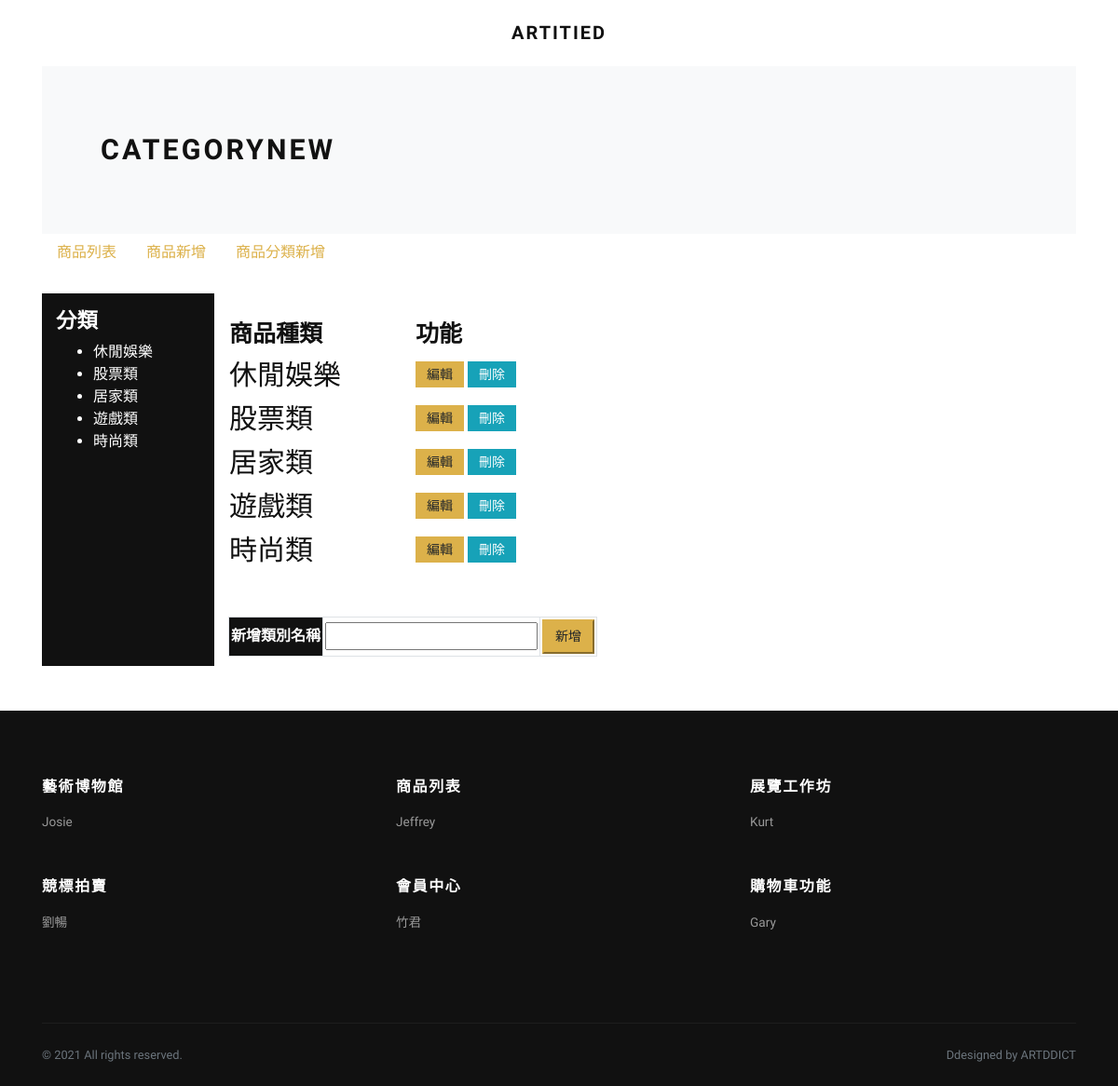
/artdict-little--main/category.php (signed in), run on the app's committed database.
### tables this page shows
CREATE TABLE `categories` (
  `categoryId` int(11) NOT NULL COMMENT '流水號',
  `categoryName` varchar(100) NOT NULL COMMENT '類別名稱',
  `categoryParentId` int(11) DEFAULT 0 COMMENT '上層編號',
  `created_at` datetime NOT NULL DEFAULT current_timestamp() COMMENT '新增時間',
  `updated_at` datetime NOT NULL DEFAULT current_timestamp() COMMENT '更新時間'
);

### artdict-little--main/category.php (the view, shortened to what this page needs)
<?php
require_once('./db.inc.php');
?>
<!DOCTYPE html>
<html>
<head>
    <?php
    require_once './template/linkTemplate.php';
    ?>
</head>
</head>
<body>
    <div class="page-holder">
        <header class="header bg-white">
            <div class="container px-0 px-lg-3">
                <nav class="navbar navbar-expand-lg navbar-light py-3 px-lg-0"><a class="navbar-brand" href="../index.php"><span class="font-weight-bold text-uppercase text-dark">ARTITIED</span></a>
                    <div class="collapse navbar-collapse" id="navbarSupportedContent">
                        <ul class="navbar-nav mr-auto">
                            <li class="nav-item">
                                <a class="nav-link" href="index.html"></a>
                            </li>
                            <li class="nav-item">
                                <a class="nav-link" href="shop.html"></a>
                            </li>
                            <li class="nav-item">
                                <a class="nav-link" href="detail.html"></a>
                            </li>
                            <ul class="navbar-nav ml-auto">
                                <li class="nav-item"><a class="nav-link" href="cart.html"> <i class="fas fa-dolly-flatbed mr-1 text-white"></i><small class="text-gray"></small></a></li>
                                <li class="nav-item"><a class="nav-link" href="#"> <i class="fas fa-user-alt mr-1 text-white"></i></a></li>
                            </ul>
                        </ul>
                    </div>
                </nav>
            </div>
        </header>
        <div class="container">
            <section class="py-5 bg-light">
                <div class="container">
                    <div class="row px-4 px-lg-5 py-lg-4 align-items-center">
                        <div class="col-lg-6">
                            <h1 class="h2 text-uppercase mb-0">categoryNew</h1>
                        </div>
                    </div>
                </div>
            </section>
        </div>
        <div class="container pb-5">
            <?php require_once('./templates/titles.php') ?>
            <div class="d-flex">
                <div class="col-md-2 col-sm-3 categories mt-4 whitewordcolor pt-3" style="height:400px">
                    <h4>分類</h4>
                    <?php
                    $sql = "SELECT `categoryId`, `categoryName` FROM `categories` ";
                    $stmt = $pdo->query($sql);
                    if ($stmt->rowCount() > 0) {
                        $arr = $stmt->fetchAll();
                    ?>
                        <ul>
                            <?php for ($i = 0; $i < count($arr); $i++) { ?>
                                <li>
                                    <a class="whitewordcolor" href="./admin.php?categoryId=<?php echo $arr[$i]['categoryId'] ?>">
                                        <?php echo $arr[$i]['categoryName'] ?>
                                    </a>
                                </li>
                            <?php } ?>
                        </ul>
                    <?php } ?>
                </div>
                <div class="col-md-10 col-sm-9 proList pt-5">
                    <table>
                        <?php
                        $sql = "SELECT `categoryId`, `categoryName` FROM `categories` ";
                        $stmt = $pdo->query($sql);
                        if ($stmt->rowCount() > 0) {
                            $arr = $stmt->fetchAll();
                        ?>
                            <thead>
                                <tr>
                                    <th style="font-size:25px">商品種類</th>
                                    <th style="font-size:25px">功能</th>
                                </tr>
                            </thead>
                            <tbody>
                                <?php for ($i = 0; $i < count($arr); $i++) { ?>
                                    <tr>
                                        <td class="word_size" style="width:200px">
                                            <?php echo $arr[$i]['categoryName'] ?>
                                        </td>
                                        <td>
                                            <a class="btn-sm btn-primary" href="./editCategory.php?editCategoryId=<?php echo $arr[$i]['categoryId'] ?>">編輯</a>
                                            <a class="btn-sm btn-info" href="./deleteCategory.php?deleteCategoryId=<?php echo $arr[$i]['categoryId'] ?>">刪除</a>
                                        </td>
                                    </tr>
                                <?php } ?>
                            <?php } ?>
                            </tbody>
                    </table>
                    <form action="./insertCategory.php" name="myForm" method="POST">
                        <table class="mt-5">
                            <th class="border whitewordcolor">新增類別名稱</th>
                            <td class="border">
                                <input type="text" name="categoryName" value="" maxlength="100" />
                            </td>
                            <td class="border">
                                <input class="btn-sm btn-primary" type="submit" name="smb" value="新增">
                            </td>
                        </table>
                    </form>
                </div>
            </div>
        </div>
        <?php
        require_once './template/footer.php';
        ?>
        <link rel="stylesheet" href="https://use.fontawesome.com/releases/v5.7.1/css/all.css">
    </div>
</body>
</html>

### artdict-little--main/css/style.default.css (style rules this page uses)
.navbar { position: relative; }
@media (min-width: 992px) { .navbar-brand { position: absolute; top: 50%; left: 50%; -webkit-transform: translate(-50%, -50%); transform: translate(-50%, -50%); } }
.text-uppercase { text-transform: uppercase; letter-spacing: 0.1em; }
.border { border: 1px solid #dee2e6 !important; }
.navbar { padding: 0.5rem 1rem; }
.navbar-brand { display: inline-block; padding-top: 0.3125rem; padding-bottom: 0.3125rem; margin-right: 1rem; font-size: 1.25rem; }
.navbar-light .navbar-brand { color: #dcb14a; }
.navbar-light .navbar-nav .nav-link { color: rgba(17, 17, 17, 0.99); font-weight: 800; font-size: 0.95rem; transition: all 0.3s; }
.btn-primary { color: #212529; background-color: #dcb14a; border-color: #dcb14a; }
.btn-info { color: #fff; background-color: #17a2b8; border-color: #17a2b8; }
.btn-sm { padding: 0.375rem 0.75rem; font-size: 0.875rem; line-height: 1.5; border-radius: 0; }
body { font-family: "Libre Franklin", sans-serif; font-size: 1rem; font-weight: 400; line-height: 1.5; color: #111111; background-color: #fff; }
a { color: #dcb14a; text-decoration: none; }
h1, h2, h3, h4, h5, h6, .h1, .h2, .h3, .h4, .h5, .h6 { margin-bottom: 0.5rem; font-family: inherit; font-weight: 900; line-height: 1.2; color: inherit; }
h1, .h1 { font-size: 2.2rem; }
h2, .h2 { font-size: 1.9rem; }
h4, .h4 { font-size: 1.4rem; }
.bg-light { background-color: #f8f9fa !important; }
.text-dark { color: #111111 !important; }
.nav-link { padding: 0.5rem 1rem; }

### artdict-little--main/category.php (style rules this page uses)
.border { border: 1px #aaaaff solid; text-align: center; padding: 2px; }
.word_size { font-size: 30px; }
.whitewordcolor { background-color: #111111; color: #ffffff; }

### data on the page
categories: categoryName "休閒娛樂"
categories: categoryName "股票類"
categories: categoryName "居家類"
categories: categoryName "遊戲類"
categories: categoryName "時尚類"
